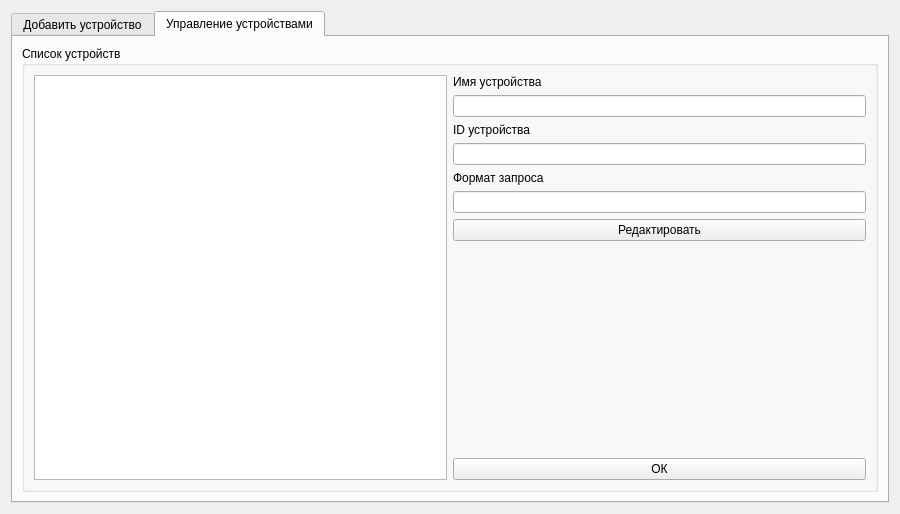
<?xml version="1.0" encoding="UTF-8"?>
<ui version="4.0">
 <class>DeviceControlForm</class>
 <widget class="QWidget" name="DeviceControlForm">
  <property name="geometry">
   <rect>
    <x>0</x>
    <y>0</y>
    <width>900</width>
    <height>514</height>
   </rect>
  </property>
  <property name="windowTitle">
   <string>Form</string>
  </property>
  <layout class="QHBoxLayout" name="horizontalLayout">
   <item>
    <widget class="QTabWidget" name="tabWidget">
     <property name="currentIndex">
      <number>1</number>
     </property>
     <widget class="QWidget" name="AddingTab">
      <attribute name="title">
       <string>Добавить устройство</string>
      </attribute>
      <layout class="QVBoxLayout" name="verticalLayout">
       <item>
        <widget class="QGroupBox" name="groupBox">
         <property name="title">
          <string>Добавить реле</string>
         </property>
         <layout class="QVBoxLayout" name="verticalLayout_2">
          <item>
           <widget class="QLabel" name="label">
            <property name="text">
             <string>Имя</string>
            </property>
           </widget>
          </item>
          <item>
           <widget class="QLineEdit" name="ReleNameLE"/>
          </item>
          <item>
           <widget class="QLabel" name="label_2">
            <property name="text">
             <string>Текст запроса на открытие</string>
            </property>
           </widget>
          </item>
          <item>
           <widget class="QLineEdit" name="QueryLE"/>
          </item>
          <item>
           <widget class="QPushButton" name="AddButton">
            <property name="text">
             <string>Добавить реле</string>
            </property>
           </widget>
          </item>
          <item>
           <spacer name="verticalSpacer">
            <property name="orientation">
             <enum>Qt::Vertical</enum>
            </property>
            <property name="sizeHint" stdset="0">
             <size>
              <width>20</width>
              <height>40</height>
             </size>
            </property>
           </spacer>
          </item>
         </layout>
        </widget>
       </item>
      </layout>
     </widget>
     <widget class="QWidget" name="EditingTab">
      <attribute name="title">
       <string>Управление устройствами</string>
      </attribute>
      <layout class="QVBoxLayout" name="verticalLayout_3">
       <item>
        <widget class="QGroupBox" name="groupBox_2">
         <property name="title">
          <string>Список устройств</string>
         </property>
         <layout class="QHBoxLayout" name="horizontalLayout_2">
          <item>
           <widget class="QListView" name="DevicesList"/>
          </item>
          <item>
           <layout class="QVBoxLayout" name="verticalLayout_5">
            <item>
             <widget class="QLabel" name="label_3">
              <property name="text">
               <string>Имя устройства</string>
              </property>
             </widget>
            </item>
            <item>
             <widget class="QLineEdit" name="EditNameLE"/>
            </item>
            <item>
             <widget class="QLabel" name="label_4">
              <property name="text">
               <string>ID устройства</string>
              </property>
             </widget>
            </item>
            <item>
             <widget class="QLineEdit" name="EditIDLE">
              <property name="readOnly">
               <bool>true</bool>
              </property>
             </widget>
            </item>
            <item>
             <widget class="QLabel" name="label_5">
              <property name="text">
               <string>Формат запроса</string>
              </property>
             </widget>
            </item>
            <item>
             <widget class="QLineEdit" name="EditQueueLE"/>
            </item>
            <item>
             <widget class="QPushButton" name="EditButton">
              <property name="text">
               <string>Редактировать</string>
              </property>
             </widget>
            </item>
            <item>
             <spacer name="verticalSpacer_2">
              <property name="orientation">
               <enum>Qt::Vertical</enum>
              </property>
              <property name="sizeHint" stdset="0">
               <size>
                <width>20</width>
                <height>40</height>
               </size>
              </property>
             </spacer>
            </item>
            <item>
             <widget class="QPushButton" name="OKButton">
              <property name="text">
               <string>ОК</string>
              </property>
             </widget>
            </item>
           </layout>
          </item>
         </layout>
        </widget>
       </item>
      </layout>
     </widget>
    </widget>
   </item>
  </layout>
 </widget>
 <resources/>
 <connections/>
</ui>
